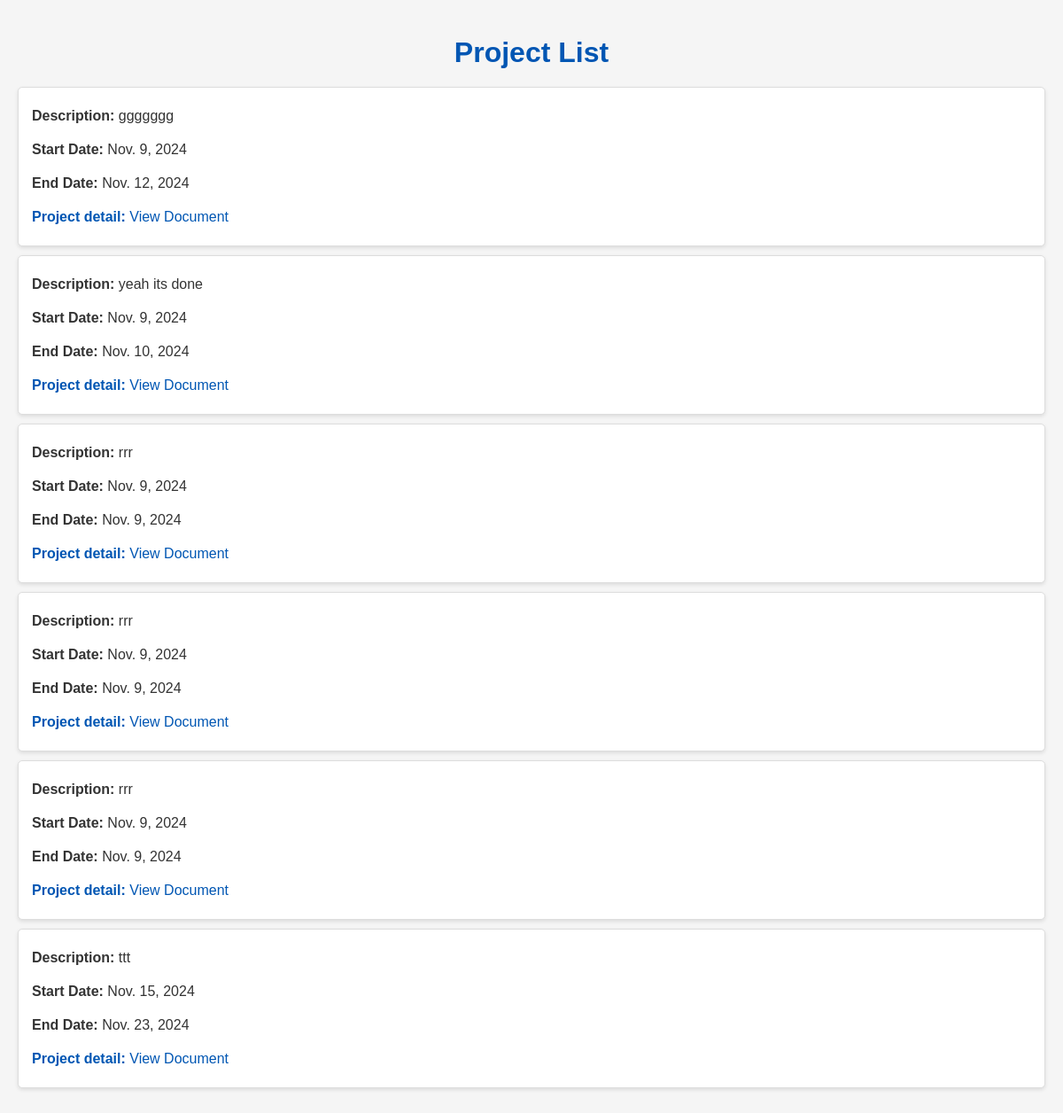
Page /project/ (signed in) on the committed database.
### project/models.py (models this page shows, shortened)
class Project(models.Model):
    title = models.CharField(max_length=255)
    description = models.TextField()
    user = models.ForeignKey(User, on_delete=models.CASCADE, related_name='projects')
    assigned_to = models.ForeignKey(User, on_delete=models.CASCADE, related_name='assigned_projects', default=1)
    start_date = models.DateField()
    end_date = models.DateField()
    status_choices = [
        ('IN_PROGRESS', 'In Progress'),
        ('COMPLETED', 'Completed'),
        ('ON_HOLD', 'On Hold'),
    ]
    status = models.CharField(max_length=20, choices=status_choices, default='IN_PROGRESS')
    documentation = models.FileField(upload_to='documents/', null=True, blank=True)
    created_at = models.DateTimeField(auto_now_add=True)
    updated_at = models.DateTimeField(auto_now=True)

### project/views.py (the view)
# urls.py: path('', ProjectListView.as_view(), name='project-list'),
class ProjectListView(LoginRequiredMixin, ListView):
    model = Project
    template_name = 'project/project_list.html'
    context_object_name = 'projects'
    def get_queryset(self):
        manager_group = Group.objects.get(name='Manager')
        return Project.objects.filter(
            assigned_to=self.request.user,
            user__groups=manager_group
        ).select_related('user')
    def render_to_response(self, context, **kwargs):
        if self.request.headers.get('X-Requested-With') == 'XMLHttpRequest':
            html = render_to_string(
                'project/project_list.html', context, request=self.request)
            return JsonResponse({'html': html})
        return super().render_to_response(context, **kwargs)

### project/templates/project/project_list.html (shortened to what this page needs)
<!DOCTYPE html>
<html lang="en">
<head>
</head>
<body>
    <h1 style="margin-bottom: 20px;">Project List</h1>
    {% if projects %}
        <ul>
            {% for project in projects %}
                <li>
                    <p style="margin-bottom: 20px;"><strong>Description:</strong> {{ project.description }}</p>
                    <p style="margin-bottom: 20px;"><strong>Start Date:</strong> {{ project.start_date }}</p>
                    <p style="margin-bottom: 20px;"><strong>End Date:</strong> {{ project.end_date }}</p>
                     <a href="{% url 'project:project-detail' pk=project.id %}">
                    {% if project.documentation %}
                        <p><strong>Project detail:</strong> <a href="{{ project.documentation.url }}" target="_blank" style="margin-bottom: 20px;">View Document</a></p>
                    {% else %}
                        <p><strong>Documentation:</strong> Not available</p>
                    {% endif %}
                </li>
            {% endfor %}
        </ul>
    {% else %}
        <p>No projects found.</p>
    {% endif %}
</body>
</html>

### project/templates/project/project_list.html (style rules this page uses)
body { font-family: Arial, sans-serif; background-color: #f5f5f5; color: #333; margin: 0; padding: 20px; }
h1 { color: #0056b3; text-align: center; }
ul { list-style-type: none; padding: 0; }
li { background-color: #fff; border: 1px solid #ddd; border-radius: 5px; padding: 15px; margin-bottom: 10px; box-shadow: 0 2px 4px rgba(0, 0, 0, 0.1); }
p { margin: 8px 0; }
a { color: #0056b3; text-decoration: none; }

### rows in the picture
Project: description "ggggggg", start_date "Nov. 9, 2024", end_date "Nov. 12, 2024"
Project: description "yeah its done", start_date "Nov. 9, 2024", end_date "Nov. 10, 2024"
Project: description "rrr", start_date "Nov. 9, 2024", end_date "Nov. 9, 2024"
Project: description "rrr", start_date "Nov. 9, 2024", end_date "Nov. 9, 2024"
Project: description "rrr", start_date "Nov. 9, 2024", end_date "Nov. 9, 2024"
Project: description "ttt", start_date "Nov. 15, 2024", end_date "Nov. 23, 2024"
